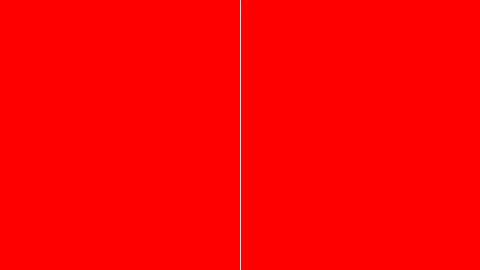
Frame 1 (no input)
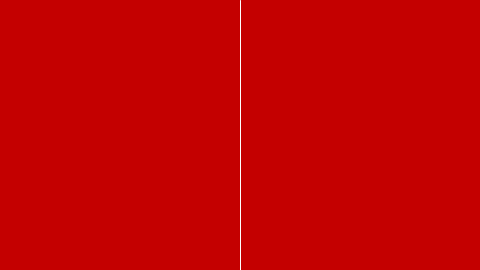
Frame 60 (the mouse pressed at the canvas centre just before this capture)
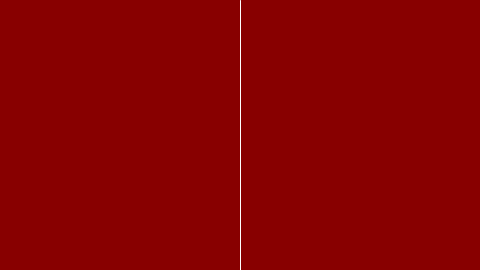
Frame 120 (the mouse held since frame 60 and released just before this capture)

The Processing sketch that drew these frames (run headless with seeded random() and noise(); from frame 60 on, the mouse is pressed at the canvas centre):

// Processing sketch: Example_5_1_Conditionals_Fading_Color
// ── Example_5_1_Conditionals_Fading_Color.pde

int r = 255;
int g = 0;
int b = 0;

void setup(){
  size(480, 270);
}

void draw(){
  background(r, g, b);
  stroke(255);
  line(width/2, 0, width/2, height);
  
  if( mouseX > width/2 ){  
    r++;
  }
  else{
    r--;
  }
  
  if (r > 255) {
    r = 255; 
  } else if (r < 0) {
    r = 0; 
  }
}
